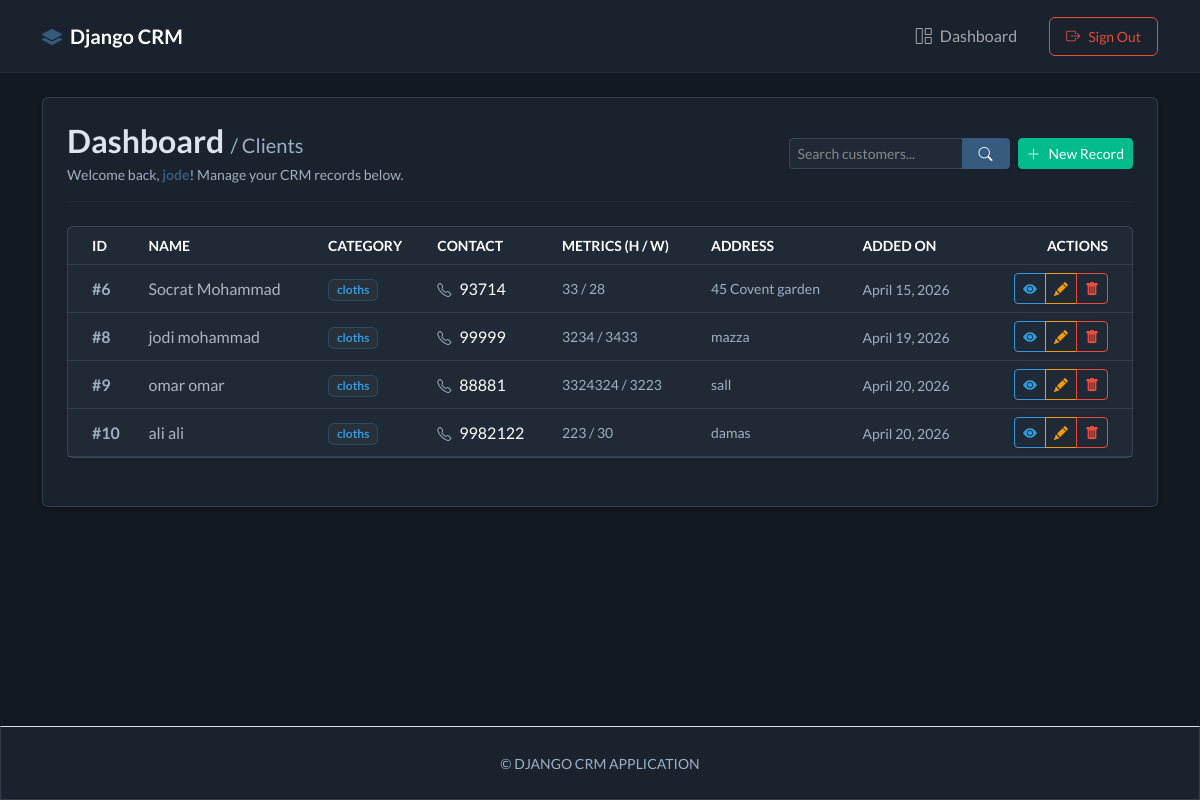
Screenshot of /search/ (signed in) with the database file from the repository.
### webapp/models.py (models this page shows, shortened)
class Record(models.Model):
    user = models.ForeignKey(User, on_delete=models.CASCADE, null=True, blank=True)
    first_name = models.CharField(max_length=250)
    last_name = models.CharField(max_length=250)
    Category = models.ForeignKey(Category, on_delete=models.CASCADE)
    phone= models.IntegerField()
    tall = models.IntegerField()
    wedight = models.IntegerField()
    address = models.CharField(max_length=500)
    create_at = models.DateField(auto_now_add=True)

class Category(models.Model):
    name = models.CharField(max_length=250)
    create_at = models.DateTimeField(auto_now_add=True)
    def __str__(self):
        return self.name

### webapp/views.py (the view)
# urls.py: path('search/', views.search_records, name='search_records'),
def search_records(request):
    query = request.GET.get('q')
    if query:
        records = Record.objects.filter(
            Q(first_name__icontains=query) |
            Q(last_name__icontains=query)
        )
    else:
        records = Record.objects.all()
    context = {
        'records': records
    }
    return render(request, 'web/dashboard.html', context)

### templates/web/dashboard.html (shortened to what this page needs)
{% extends "base.html" %}
{% block content %}
<div class="d-flex flex-column flex-md-row justify-content-between align-items-md-center mb-4 border-bottom border-secondary border-opacity-25 pb-3 gap-3">
    <div>
        <h2 class="h3 mb-0 fw-bold">Dashboard <span class="text-soft fs-5 fw-normal">/ Clients</span></h2>
        <p class="text-soft mb-0 mt-1 small">Welcome back, <b class="text-primary">{{ user }}</b>! Manage your CRM records below.</p>
    </div>
    <div class="d-flex gap-2 align-items-center">
        <form method="GET" action="{% url 'search_records' %}" class="d-flex m-0 shadow-sm">
            <div class="input-group input-group-sm">
                <input type="text" name="q" value="{{ request.GET.q }}" placeholder="Search customers..." class="form-control crm-surface-soft text-light border-secondary border-opacity-50">
                <button type="submit" class="btn btn-primary px-3">
                    <i class="bi bi-search"></i>
                </button>
            </div>
        </form>
        <a href="{% url 'createrecord' %}" class="btn btn-success btn-sm d-flex align-items-center gap-2 shadow-sm text-nowrap">
            <i class="bi bi-plus-lg"></i> New Record
        </a>
    </div>
</div>
<div class="card shadow-sm border-secondary border-opacity-25 crm-surface-soft mb-4">
    <div class="table-responsive">
        <table class="table table-hover align-middle mb-0 text-nowrap crm-table">
            <thead class="table-dark text-uppercase small text-muted">
                <tr>
                    <th scope="col" class="ps-4">ID</th>
                    <th scope="col">Name</th>
                    <th scope="col">Category</th>
                    <th scope="col">Contact</th>
                    <th scope="col">Metrics (H / W)</th>
                    <th scope="col">Address</th>
                    <th scope="col">Added On</th>
                    <th scope="col" class="text-end pe-4">Actions</th>
                </tr>
            </thead>
            <tbody>
                {% if records %}
                    {% for record in records %}
                        <tr class="crm-table-row">
                            <td class="ps-4 text-soft fw-bold">#{{ record.id }}</td>
                            <td class="fw-medium text-light">{{ record.first_name }} {{ record.last_name }}</td>
                            <td>
                                <span class="badge bg-secondary bg-opacity-25 text-info border border-info border-opacity-25 px-2 py-1">
                                    {{ record.Category }}
                                </span>
                            </td>
                            <td><i class="bi bi-telephone text-soft me-2 small"></i>{{ record.phone }}</td>
                            <td class="text-soft small">{{ record.tall }} / {{ record.wedight }}</td>
                            <td class="text-truncate text-soft small" style="max-width: 150px;" title="{{ record.address }}">
                                {{ record.address }}
                            </td>
                            <td><small class="text-soft">{{ record.create_at }}</small></td>
                            <td class="text-end pe-4">
                                <div class="btn-group btn-group-sm shadow-sm" role="group">
                                    <a href="{% url 'view_record' record.id %}" class="btn btn-outline-info btn-action-view" title="View details">
                                        <i class="bi bi-eye-fill"></i>
                                    </a>
                                    <a href="{% url 'update_record' record.id %}" class="btn btn-outline-warning btn-action-edit" title="Edit record">
                                        <i class="bi bi-pencil-fill"></i>
                                    </a>
                                    <a href="{% url 'delete_record' record.id %}" class="btn btn-outline-danger btn-action-delete" title="Delete record">
                                        <i class="bi bi-trash-fill"></i>
                                    </a>
                                </div>
                            </td>
                        </tr>
                    {% endfor %}
                {% endif %}
            </tbody>
        </table>
    </div>
</div>
{% endblock %}

### templates/base.html (style rules this page uses)
:root { --crm-bg: #121820; --crm-surface: #19222d; --crm-surface-soft: #1f2a36; --crm-border: rgba(146, 164, 182, 0.22); --crm-text-soft: #9eb0c2; }
body { background: var(--crm-bg); color: #dce5ee; }
.crm-surface-soft { background: var(--crm-surface-soft); border-color: var(--crm-border) !important; }
.text-soft { color: var(--crm-text-soft) !important; }
.btn { transition: transform 250ms ease, box-shadow 250ms ease, background-color 250ms ease, border-color 250ms ease; }

### templates/web/dashboard.html (style rules this page uses)
.crm-table > :not(caption) > * > * { border-color: rgba(146, 164, 182, 0.18); background: transparent; }
.crm-table-row { opacity: 0; transform: translateY(8px); animation: tableRowFadeUp 350ms ease-out forwards; }
.crm-table-row { animation-delay: var(--row-delay, 0ms); }

### rows the page displays
Record: id "6", first_name "Socrat", last_name "Mohammad", Category "cloths", phone "93714", tall "33", wedight "28", address "45 Covent garden", create_at "April 15, 2026"
Record: id "8", first_name "jodi", last_name "mohammad", Category "cloths", phone "99999", tall "3234", wedight "3433", address "mazza", create_at "April 19, 2026"
Record: id "9", first_name "omar", last_name "omar", Category "cloths", phone "88881", tall "3324324", wedight "3223", address "sall", create_at "April 20, 2026"
Record: id "10", first_name "ali", last_name "ali", Category "cloths", phone "9982122", tall "223", wedight "30", address "damas", create_at "April 20, 2026"

### other values shown
{{ user }} "jode"
